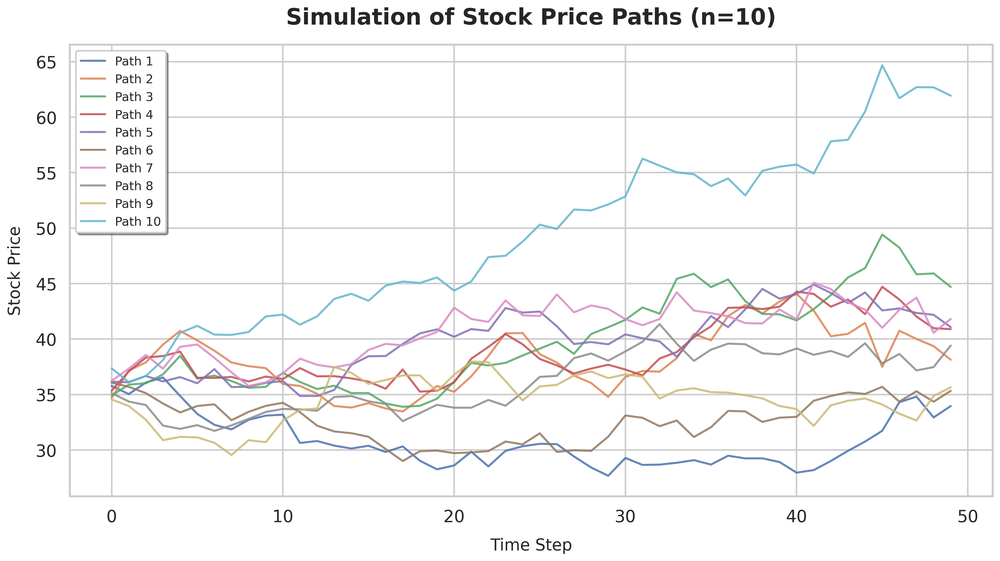
#> input picture blog/rl_for_option/stock_paths_test.png, 1000 x 561 px, shrunk from 4098 x 2299 before the run, found by its file name
$ python create_cover.py
#> lines starting #> are read from the running program, lines starting #| are printed output that depends on the picture
import matplotlib.pyplot as plt
import matplotlib.patches as patches
from matplotlib.patches import FancyBboxPatch, ConnectionPatch
import numpy as np
from matplotlib.patches import Rectangle, Circle, FancyArrowPatch
import matplotlib.patches as mpatches
from matplotlib import image as mpimg

# Set up the figure
fig, ax = plt.subplots(1, 1, figsize=(12, 8))
ax.set_xlim(0, 12)
ax.set_ylim(0, 8)
ax.axis('off')

# Color scheme
primary_blue = '#1f4e79'
secondary_green = '#2e8b57'
accent_red = '#dc3545'
light_gray = '#f8f9fa'
dark_gray = '#343a40'

# Background
ax.add_patch(Rectangle((0, 0), 12, 8, facecolor=light_gray, edgecolor='none'))

# Title

# Sequential Decision Diagram
# Decision points (rectangles)
decision_points = [(2, 7), (5, 7), (8, 7)]
for i, (x, y) in enumerate(decision_points):
    rect = FancyBboxPatch((x-0.4, y-0.3), 0.8, 0.6,
                          boxstyle="round,pad=0.1",
                          facecolor=primary_blue, edgecolor='none')
    ax.add_patch(rect)
    ax.text(x, y, f't={i+1}', fontsize=12, fontweight='bold',
            ha='center', va='center', color='white')

# Price observation points (circles)
price_points = [(3.5, 7), (6.5, 7)]
for i, (x, y) in enumerate(price_points):
    circle = Circle((x, y), 0.4, facecolor=secondary_green, edgecolor='none')
    ax.add_patch(circle)
    ax.text(x, y, f'price, x_{i+1}', fontsize=10, fontweight='bold',
            ha='center', va='center', color='white')

# Arrows
# Continue arrows (green)
continue_arrows = [
    ((2.4, 7), (3.1, 7)),  # t=1 to price
    ((3.9, 7), (4.6, 7)),  # price to t=2
    ((5.4, 7), (6.1, 7)),  # t=2 to price
    ((6.9, 7), (7.6, 7)),  # price to t=3
    ((8.4, 7), (9.5, 7.5))  # t=3 continue
]

for start, end in continue_arrows:
    arrow = FancyArrowPatch(start, end, arrowstyle='->',
                           mutation_scale=20, color=secondary_green, linewidth=2)
    ax.add_patch(arrow)

# Exercise arrows (red)
exercise_arrows = [
    ((2, 6.7), (2, 5.5)),  # t=1 exercise
    ((5, 6.7), (5, 5.5)),  # t=2 exercise
    ((8, 6.7), (8, 5.5))   # t=3 exercise
]

for start, end in exercise_arrows:
    arrow = FancyArrowPatch(start, end, arrowstyle='->',
                           mutation_scale=20, color=accent_red, linewidth=2)
    ax.add_patch(arrow)

# Labels
# Exercise labels (below arrows)
ax.text(2, 5.2, 'Exercise', fontsize=14, fontweight='bold',
        ha='center', va='center', color=accent_red)
ax.text(2, 4.8, 'max(K-x_0,0)', fontsize=10, fontweight='bold',
        ha='center', va='center', color=accent_red)
ax.text(5, 5.2, 'Exercise', fontsize=14, fontweight='bold',
        ha='center', va='center', color=accent_red)
ax.text(5, 4.8, 'max(K-x_1,0)', fontsize=10, fontweight='bold',
        ha='center', va='center', color=accent_red)
ax.text(8, 5.2, 'Exercise', fontsize=14, fontweight='bold',
        ha='center', va='center', color=accent_red)
ax.text(8, 4.8, 'max(K-x_2,0)', fontsize=10, fontweight='bold',
        ha='center', va='center', color=accent_red)

# Continue labels (above arrows) - positioned at arrow midpoints
ax.text(3.00, 7.50, 'Continue', fontsize=14, fontweight='bold',
        ha='center', va='center', color=secondary_green)
#ax.text(4.25, 4.3, 'Continue', fontsize=10, fontweight='bold',
#        ha='center', va='center', color=secondary_green)
ax.text(6.00, 7.5, 'Continue', fontsize=14, fontweight='bold',
        ha='center', va='center', color=secondary_green)
#ax.text(7.25, 4.3, 'Continue', fontsize=10, fontweight='bold',
#        ha='center', va='center', color=secondary_green)
ax.text(9.5, 7.75, 'Continue', fontsize=14, fontweight='bold',
        ha='center', va='center', color=secondary_green)

# Mathematical elements in background

# RL elements

# Python code snippet (stylized)

# Add stock paths image at the bottom
stock_img = mpimg.imread('blog/rl_for_option/stock_paths_test.png')
#> stock_img is the input picture: shape (561, 1000, 4) float32; mean R, G, B, A 0.97, 0.968, 0.968, 1
# Calculate position to place the image at the bottom
img_height = 4  # Height of the image in figure coordinates
img_width = 8     # Width of the image in figure coordinates
img_x = (12 - img_width) / 2  # Center horizontally
img_y = 0.2       # Position at the bottom

# Create a rectangle to place the image
img_rect = Rectangle((img_x, img_y), img_width, img_height,
                     facecolor='white', edgecolor=primary_blue, linewidth=2)
ax.add_patch(img_rect)

# Add the image
ax.imshow(stock_img, extent=[img_x, img_x + img_width, img_y, img_y + img_height],
          aspect='auto', zorder=1)

plt.tight_layout()
plt.savefig('blog/rl_for_option/cover_image.png', dpi=300, bbox_inches='tight',
            facecolor=light_gray, edgecolor='none', pad_inches=0.1)
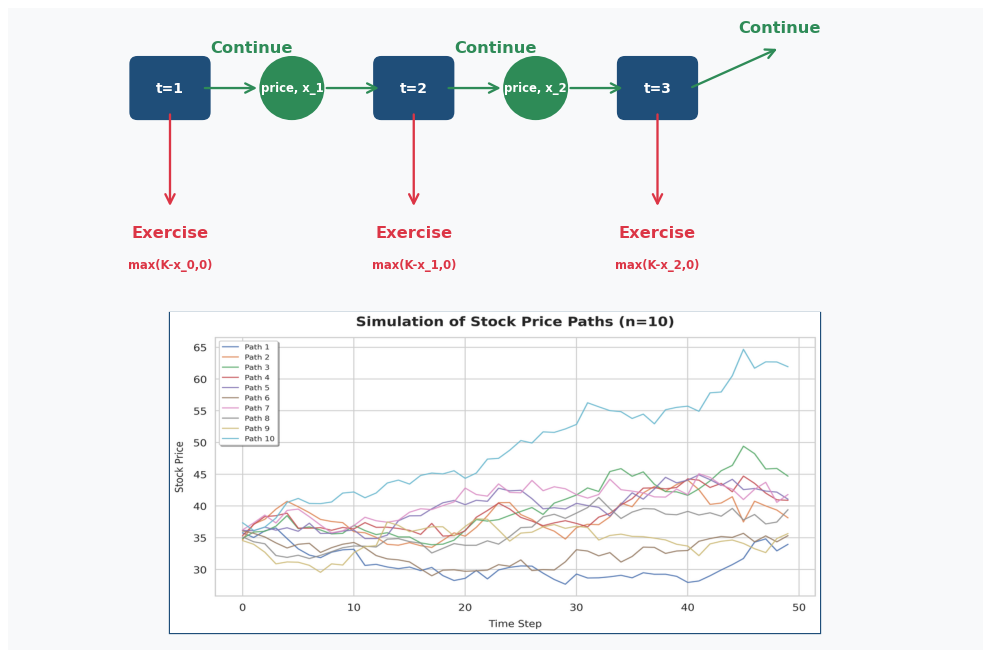
#> figure drawn by matplotlib, 1 panel
plt.show()

print("Cover image created as 'cover_image.png'")

$ run again, with blog/rl_for_option/codingworkflow.png copied over blog/rl_for_option/stock_paths_test.png
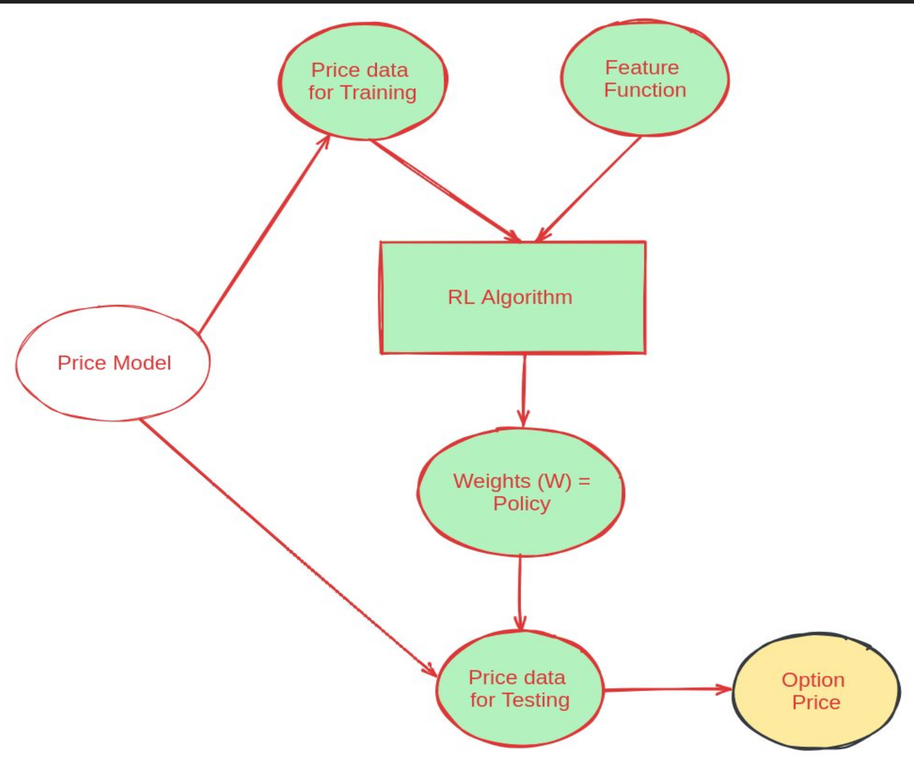
#> input picture blog/rl_for_option/codingworkflow.png, 914 x 772 px, shrunk from 1861 x 1572 before the run, found by its file name
#> stock_img is the input picture: shape (772, 914, 3) float32; mean R, G, B 0.951, 0.965, 0.934
#> `plt.savefig('blog/rl_for_option/cover_image.png', dpi=300, bbox_inches..`:
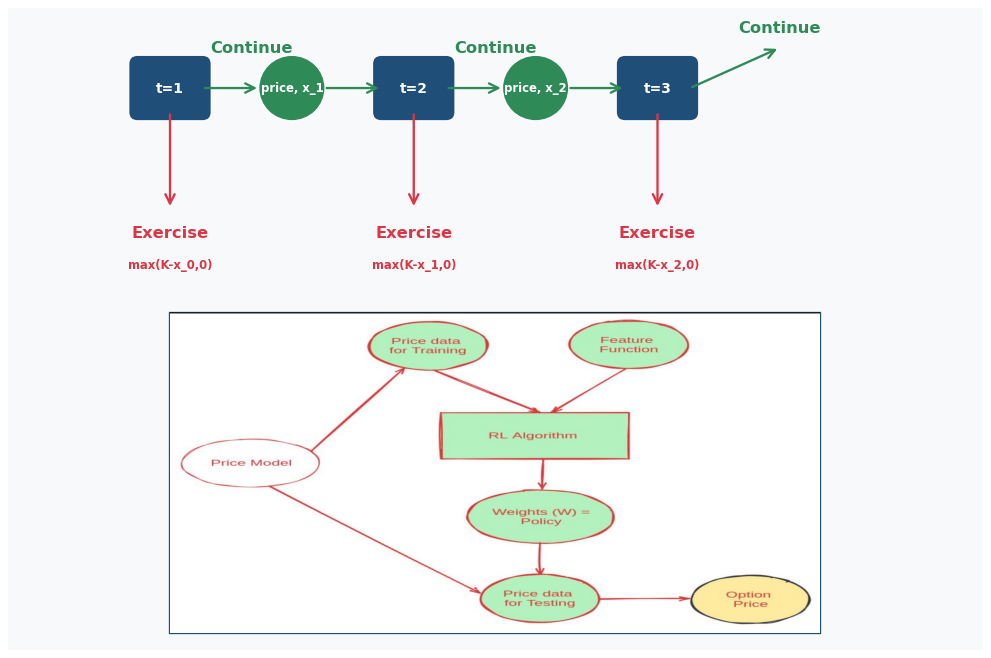
#> figure drawn by matplotlib, 1 panel

$ run again, with blog/rl_for_option/lsmcmethod.png copied over blog/rl_for_option/stock_paths_test.png
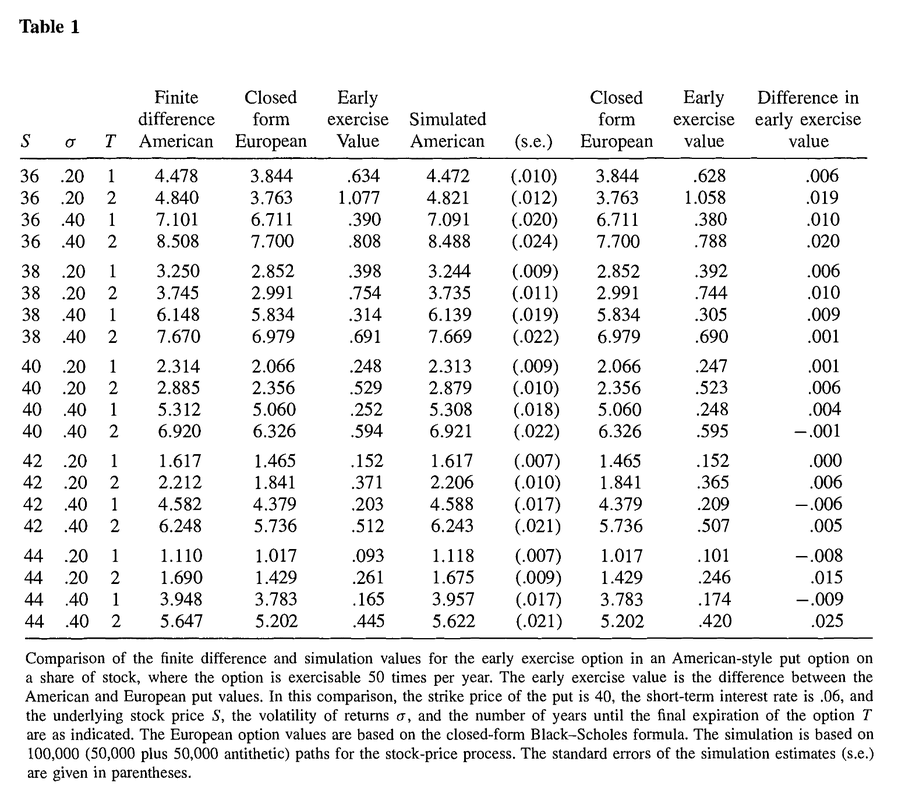
#> input picture blog/rl_for_option/lsmcmethod.png, 898 x 786 px, shrunk from 1542 x 1350 before the run, found by its file name
#> stock_img is the input picture: shape (786, 898, 3) float32; min 0, max 1, mean 0.927
#> `plt.savefig('blog/rl_for_option/cover_image.png', dpi=300, bbox_inches..`:
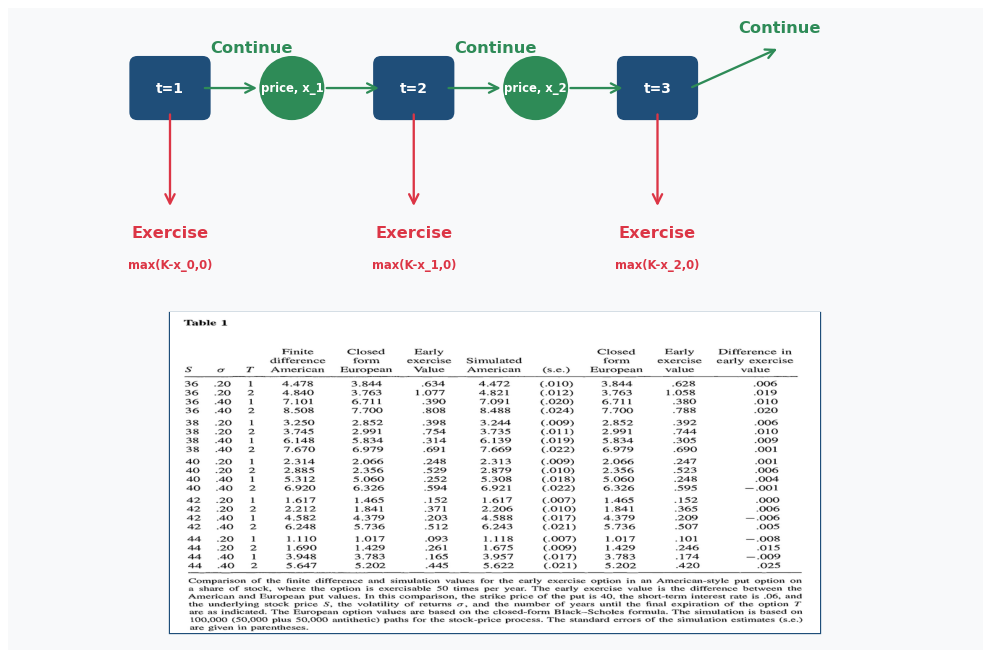
#> figure drawn by matplotlib, 1 panel
